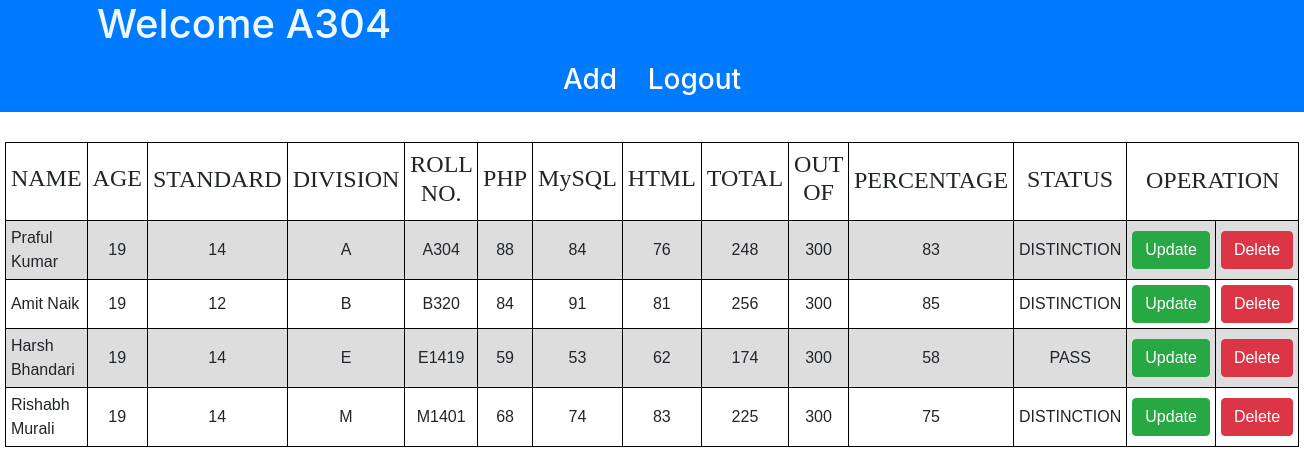
Page /admin.php (signed in) on the committed database.
### tables this page shows
CREATE TABLE `student` (
  `name` char(100) NOT NULL,
  `age` int(11) NOT NULL,
  `standard` int(11) NOT NULL,
  `division` char(2) NOT NULL,
  `roll` varchar(10) NOT NULL,
  `pass` varchar(11) NOT NULL,
  `PHP` int(11) DEFAULT NULL,
  `MySQL` int(11) DEFAULT NULL,
  `HTML` int(11) DEFAULT NULL,
  `total` int(11) DEFAULT NULL,
  `out of` int(11) DEFAULT NULL,
  `percent` int(11) DEFAULT NULL,
  `status` char(20) DEFAULT NULL
);

### admin.php (the view, shortened to what this page needs)
<?php
include 'school_connect.php';
?>
<!DOCTYPE html>
<html>
<head>
	 <link rel="stylesheet" href="https://maxcdn.bootstrapcdn.com/bootstrap/4.0.0/css/bootstrap.min.css">
</head>
<body align="center">
<nav>
<nav class="nav justify-content-center fixed-top bg-primary">
 <div class="container">
<h1 style="color: aliceblue;">Welcome <?php echo $_SESSION['username'];?></h1>
</div>
<form class="">
<a class="btn btn-primary" href="add.php" role="button"><h3>Add</h3></a>
<a class="btn btn-primary" href="logout.php" role="button"><h3>Logout</h3></a>
</form>
</nav>
</nav>
<br><br>
<h4><b>STUDENT RECORDS BATCH 2020</b></h4>
<table align="center">
	<tr>
		<th><h4>NAME</h4></th>
		<th><h4>AGE</h4></th>
		<th><h4>STANDARD</h4></th>
		<th><h4>DIVISION</h4></th>
		<th><h4>ROLL NO.</h4></th>
		<th><h4>PHP</h4></th>
		<th><h4>MySQL</h4></th>
		<th><h4>HTML</h4></th>
		<th><h4>TOTAL</h4></th>
		<th><h4>OUT OF</h4></th>
		<th><h4>PERCENTAGE</h4></th>
		<th><h4>STATUS</h4></th>
		<th colspan="2"><h4>OPERATION</h4></th>
	</tr>
	<?php
	$result="SELECT * FROM `student`";
	$query = mysqli_query($conn,$result);
	while($res = mysqli_fetch_array($query)){
	?>
	<tr>
		<td><?php echo $res['name'];?></td>
		<td><?php echo $res['age'];?></td>
		<td><?php echo $res['standard'];?></td>
		<td><?php echo $res['division'];?></td>
		<td><?php echo $res['roll'];?></td>
		<td><?php echo $res['PHP'];?></td>
		<td><?php echo $res['MySQL'];?></td>
		<td><?php echo $res['HTML'];?></td>
		<td><?php echo $res['total'];?></td>
		<td><?php echo $res['out of'];?></td>
		<td><?php echo $res['percent'];?></td>
		<td><?php echo $res['status'];?></td>
		<td><a class="btn btn-success" href="update.php" role="button">Update</a></td>
		<td><a class="btn btn-danger" href="delete.php" role="button">Delete</a></td>
	</tr>
<?php
}
?>
</table>
</body>
</html>

### admin.php (style rules this page uses)
h4 { margin-top: 3%; font-family: times new roman; text-align: center; }
table { margin-top: 2%; border: 1px solid #000000; width: 90%; }
th { font-family: times new roman; border: 1px solid #000000; padding:5px; text-align: center; }
td { font-family: arial, san-serif; border: 1px solid #000000; padding:5px; text-align: center; }
td:first-child { text-align: left; }
tr:nth-child(even) { background-color: #dddddd; }

### rows in the picture
student: name "Praful Kumar", age "19", standard "14", division "A", roll "A304", PHP "88", MySQL "84", HTML "76", total "248", out of "300", percent "83", status "DISTINCTION"
student: name "Amit Naik", age "19", standard "12", division "B", roll "B320", PHP "84", MySQL "91", HTML "81", total "256", out of "300", percent "85", status "DISTINCTION"
student: name "Harsh Bhandari", age "19", standard "14", division "E", roll "E1419", PHP "59", MySQL "53", HTML "62", total "174", out of "300", percent "58", status "PASS"
student: name "Rishabh Murali", age "19", standard "14", division "M", roll "M1401", PHP "68", MySQL "74", HTML "83", total "225", out of "300", percent "75", status "DISTINCTION"

### other values in the picture
$_SESSION['username'] "A304"
